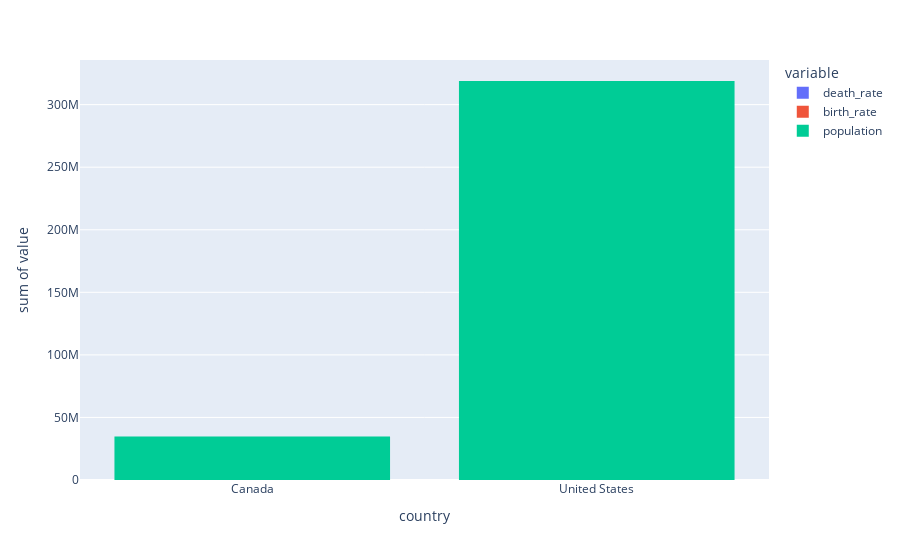

This figure's notebook cell:
### Code cell
px.histogram(pd.concat([search('Canada'), search('United States')]), 'country', ['death_rate', 'birth_rate', 'population'])

### Figure 1 — Plotly figure (JSON) as saved in the notebook; plotly's stock layout.template omitted (floating-point values rounded to 4 significant figures)
{"data": [{"alignmentgroup": "True", "bingroup": "x", "histfunc": "sum", "hovertemplate": "variable=death_rate<br>country=%{x}<br>sum of value=%{y}<extra></extra>", "legendgroup": "death_rate", "marker": {"color": "#636efa", "pattern": {"shape": ""}}, "name": "death_rate", "offsetgroup": "death_rate", "orientation": "v", "showlegend": true, "type": "histogram", "x": ["Canada", "United States"], "xaxis": "x", "y": [8.31, 8.15], "yaxis": "y"}, {"alignmentgroup": "True", "bingroup": "x", "histfunc": "sum", "hovertemplate": "variable=birth_rate<br>country=%{x}<br>sum of value=%{y}<extra></extra>", "legendgroup": "birth_rate", "marker": {"color": "#EF553B", "pattern": {"shape": ""}}, "name": "birth_rate", "offsetgroup": "birth_rate", "orientation": "v", "showlegend": true, "type": "histogram", "x": ["Canada", "United States"], "xaxis": "x", "y": [10.29, 13.42], "yaxis": "y"}, {"alignmentgroup": "True", "bingroup": "x", "histfunc": "sum", "hovertemplate": "variable=population<br>country=%{x}<br>sum of value=%{y}<extra></extra>", "legendgroup": "population", "marker": {"color": "#00cc96", "pattern": {"shape": ""}}, "name": "population", "offsetgroup": "population", "orientation": "v", "showlegend": true, "type": "histogram", "x": ["Canada", "United States"], "xaxis": "x", "y": [34834841, 318892103], "yaxis": "y"}], "layout": {"barmode": "relative", "legend": {"title": {"text": "variable"}, "tracegroupgap": 0}, "margin": {"t": 60}, "xaxis": {"anchor": "y", "domain": [0, 1], "title": {"text": "country"}}, "yaxis": {"anchor": "x", "domain": [0, 1], "title": {"text": "sum of value"}}}}
